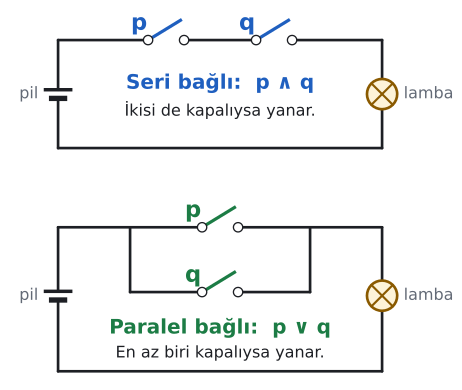

Source code (Python):
import sys; sys.path.insert(0, "tools")
from cizim import *

# Seri bağlı anahtarlar "ve", paralel bağlı anahtarlar "veya" gibi çalışır.
fig, ax = sekil(6, 7.2)

def tel(xs, ys):
    ax.plot(xs, ys, color=YAZI, lw=2, solid_capstyle="round")

def anahtar(x, y, ad, renk=MAVI):
    """x-0.5 ile x+0.5 arasında, açık çizilmiş anahtar; adı üstünde."""
    for xx in (x - 0.5, x + 0.5):
        ax.plot(xx, y, "o", markersize=7, markerfacecolor="white", markeredgecolor=YAZI, zorder=5)
    ax.plot([x - 0.5, x + 0.4], [y, y + 0.55], color=renk, lw=2.4, zorder=4)
    ax.text(x - 0.75, y + 0.45, ad, ha="center", va="center", fontsize=17, color=renk, fontweight="bold")

def pil(x, y):
    ax.plot([x - 0.35, x + 0.35], [y + 0.12, y + 0.12], color=YAZI, lw=2.6)
    ax.plot([x - 0.18, x + 0.18], [y - 0.12, y - 0.12], color=YAZI, lw=4)
    ax.text(x - 0.55, y, "pil", ha="right", va="center", fontsize=12, color=SOLUK)

def lamba(x, y):
    ax.add_patch(patches.Circle((x, y), 0.42, facecolor=SARI_ACIK, edgecolor=SARI, lw=2, zorder=4))
    d = 0.42 * 0.7
    ax.plot([x - d, x + d], [y - d, y + d], color=SARI, lw=1.6, zorder=5)
    ax.plot([x - d, x + d], [y + d, y - d], color=SARI, lw=1.6, zorder=5)
    ax.text(x + 0.6, y, "lamba", ha="left", va="center", fontsize=12, color=SOLUK)

# Üst: seri (y = 6 ile 9 arası)
Y0, Y1 = 6.2, 9.2
tel([0, 2.5], [Y1, Y1]); tel([3.5, 5.5], [Y1, Y1]); tel([6.5, 9], [Y1, Y1])
tel([9, 9], [Y1, 7.7 + 0.42]); tel([9, 9], [7.7 - 0.42, Y0]); tel([9, 0], [Y0, Y0])
tel([0, 0], [Y0, 7.7 - 0.12]); tel([0, 0], [7.7 + 0.12, Y1])
anahtar(3, Y1, "p"); anahtar(6, Y1, "q")
pil(0, 7.7); lamba(9, 7.7)
ax.text(4.5, 8.0, "Seri bağlı:  p ∧ q", ha="center", va="center", fontsize=15, color=MAVI, fontweight="bold")
ax.text(4.5, 7.25, "İkisi de kapalıysa yanar.", ha="center", va="center", fontsize=12, color=YAZI)

# Alt: paralel (y = 0 ile 4 arası)
U, A = 4.0, 2.2
tel([0, 2], [U, U]); tel([7, 9], [U, U])
tel([2, 2], [U, A]); tel([7, 7], [U, A])
tel([2, 4], [U, U]); tel([5, 7], [U, U])
tel([2, 4], [A, A]); tel([5, 7], [A, A])
tel([9, 9], [U, 2.1 + 0.42]); tel([9, 9], [2.1 - 0.42, 0]); tel([9, 0], [0, 0])
tel([0, 0], [0, 2.1 - 0.12]); tel([0, 0], [2.1 + 0.12, U])
anahtar(4.5, U, "p", YESIL); anahtar(4.5, A, "q", YESIL)
pil(0, 2.1); lamba(9, 2.1)
ax.text(4.5, 1.2, "Paralel bağlı:  p ∨ q", ha="center", va="center", fontsize=15, color=YESIL, fontweight="bold")
ax.text(4.5, 0.5, "En az biri kapalıysa yanar.", ha="center", va="center", fontsize=12, color=YAZI)

ax.set_xlim(-1.4, 11); ax.set_ylim(-0.3, 10.1); ax.set_aspect("equal"); ax.axis("off")
kaydet(fig, __file__)
